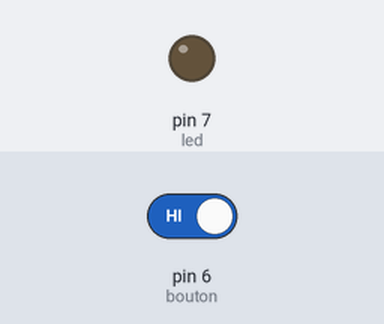
Simulated run of this sketch. Board: Arduino Uno, built with avr-gcc and run on an emulated ATmega328P. On the bench: output pins drawn as LEDs (lit = HIGH). The inputs (shaded band) are chosen by the test bench; at power-on: pin 6 (bouton) HIGH.

Above: at 2.8 s.
2.9 s: pin 6 (bouton) driven LOW
At 4.2 s:
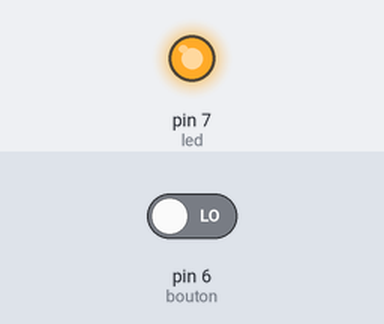
4.5 s: pin 6 (bouton) driven HIGH
At 5.7 s:
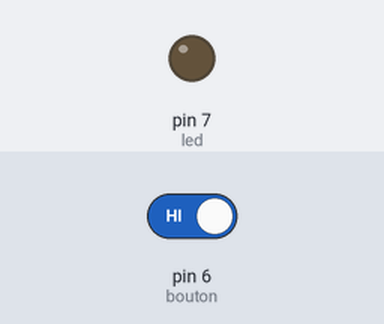
Timing chart, 0 to 7.5 s (numbered marks = the images above; inputs shaded):
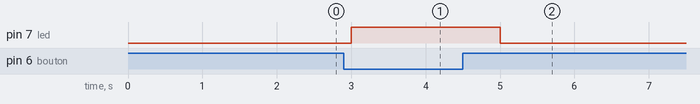

Measured:
- after the input at 2.9 s, pin 7 (led): LOW → HIGH after 0.10 s
- after the input at 4.5 s, pin 7 (led): HIGH → LOW after 0.50 s

The sketch:

loic.ino
```cpp
int led = 7;
int bouton = 6;
int etat;
void setup() {
  pinMode(led, OUTPUT);
  pinMode(bouton,INPUT);
  etat = LOW;
}

void loop() {
  etat=digitalRead(bouton);
  if(etat==LOW){
    digitalWrite(led, HIGH);
     delay(1000);
   }

     if(etat==HIGH){
    digitalWrite(led, LOW);
     delay(1000);
   }

}
```
